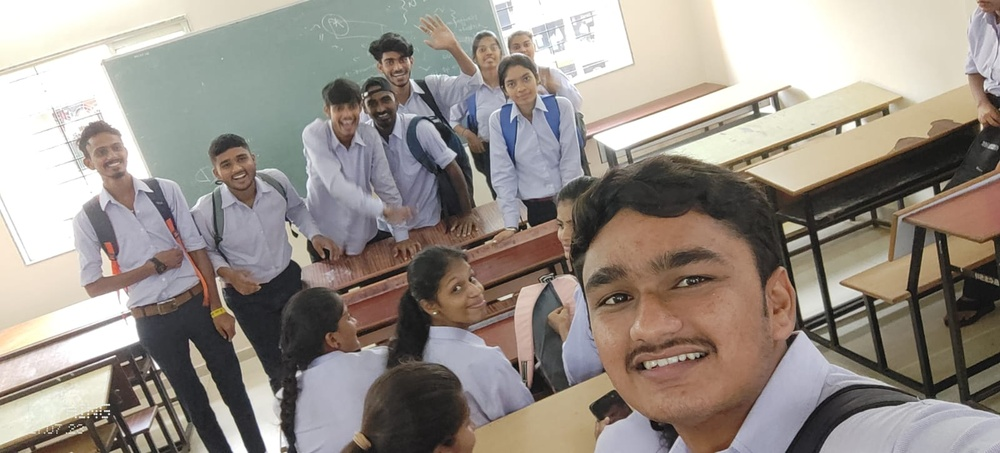
#> input picture OpenCv/image/5.jpg, 1000 x 453 px, shrunk from 1600 x 725 before the run
$ python face_1.py
#> lines starting #> are read from the running program, lines starting #| are printed output that depends on the picture; after the words box and inside, x2 and y2 are one past the last pixel; in counts of white or black regions, pixels touching at a corner belong together
import cv2


img = cv2.imread('image/5.jpg')
#> img is the input picture: shape (453, 1000, 3); mean B, G, R 137, 144.4, 152.3

face = cv2.CascadeClassifier('haarcascade_frontalface_default.xml')

gray = cv2.cvtColor(img,cv2.COLOR_BGR2GRAY)
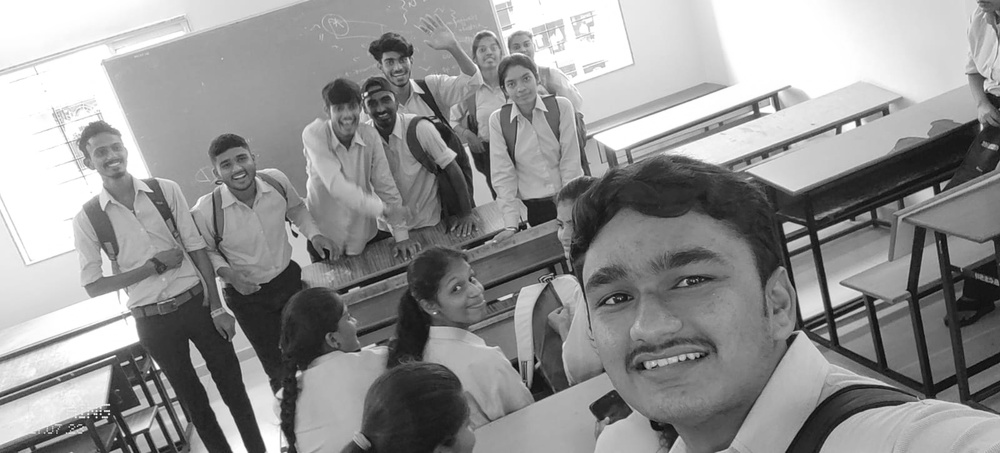
#> gray: shape (453, 1000); min 4, max 255, mean 145.9

faces = face.detectMultiScale(gray,1.1,8)
#> faces = [[558, 207, 212, 212]]
for (x,y,w,h) in faces:
    cv2.rectangle(img,(x,y),(x+w,y+h),(255,0,0),2)
#> this loop made 1 pass
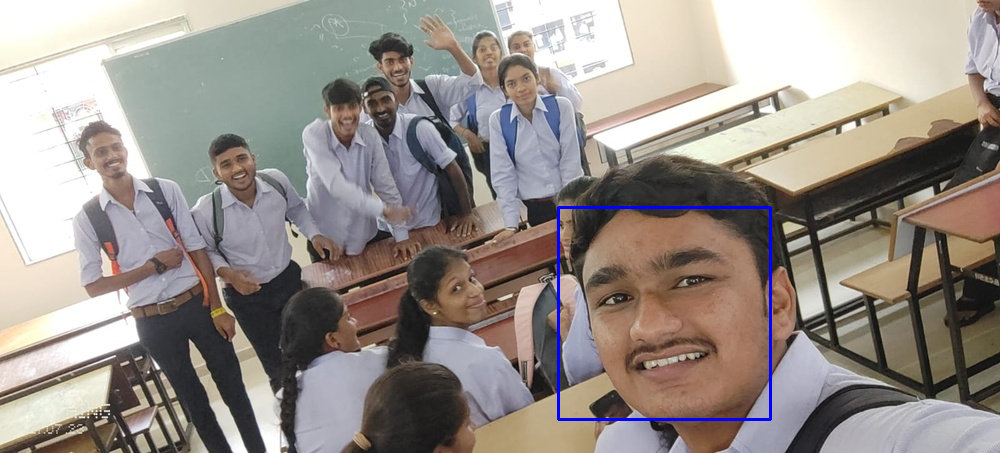
#> img: shape (453, 1000, 3); 0.56% of pixels changed, all inside (x1, y1, x2, y2) = (557, 206, 772, 421)
cv2.imshow('img',img)
cv2.waitKey()

$ run again, with OpenCv/image/1.jpg copied over OpenCv/image/5.jpg
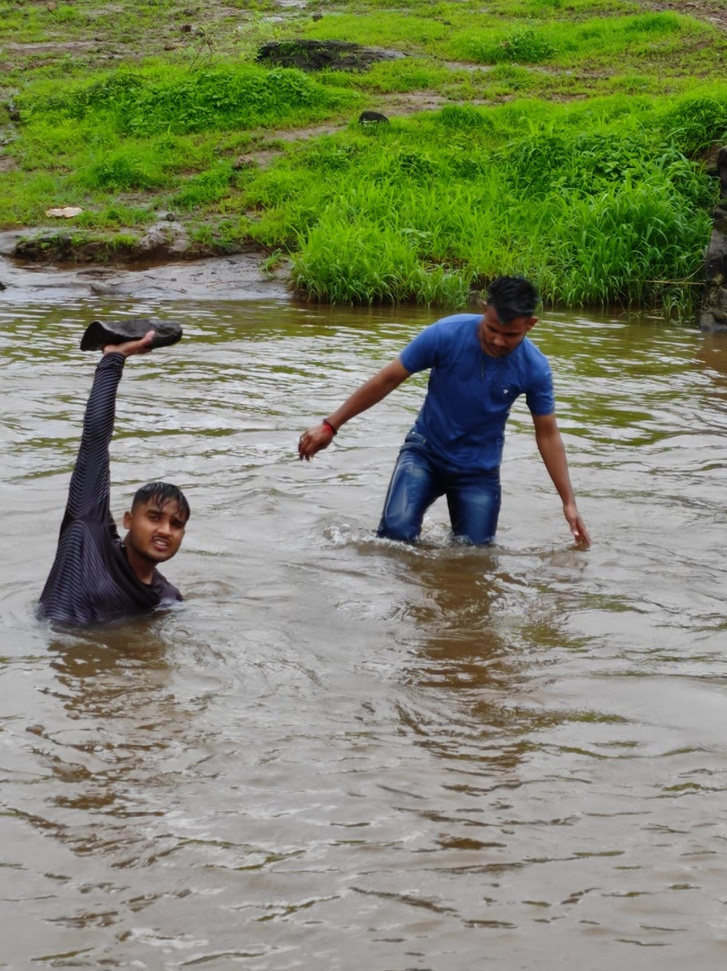
#> input picture OpenCv/image/1.jpg, 727 x 971 px, shrunk from 1197 x 1600 before the run
#> img is the input picture: shape (971, 727, 3); mean B, G, R 105.2, 134.1, 126.7
#> `gray = cv2.cvtColor(img,cv2.COLOR_BGR2GRAY)`:
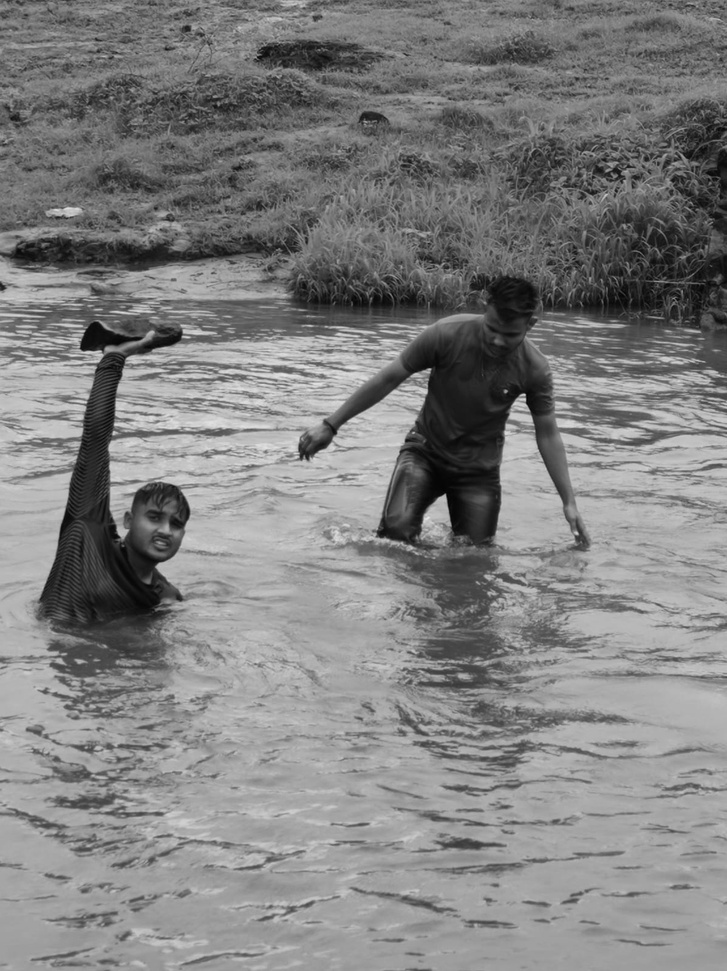
#> gray: shape (971, 727); min 0, max 229, mean 128.6
#> faces = [[131, 495, 63, 63]]
#> the loop `for (x,y,w,h) in faces:` made 1 pass
#> after the loop `for (x,y,w,h) in faces:`:
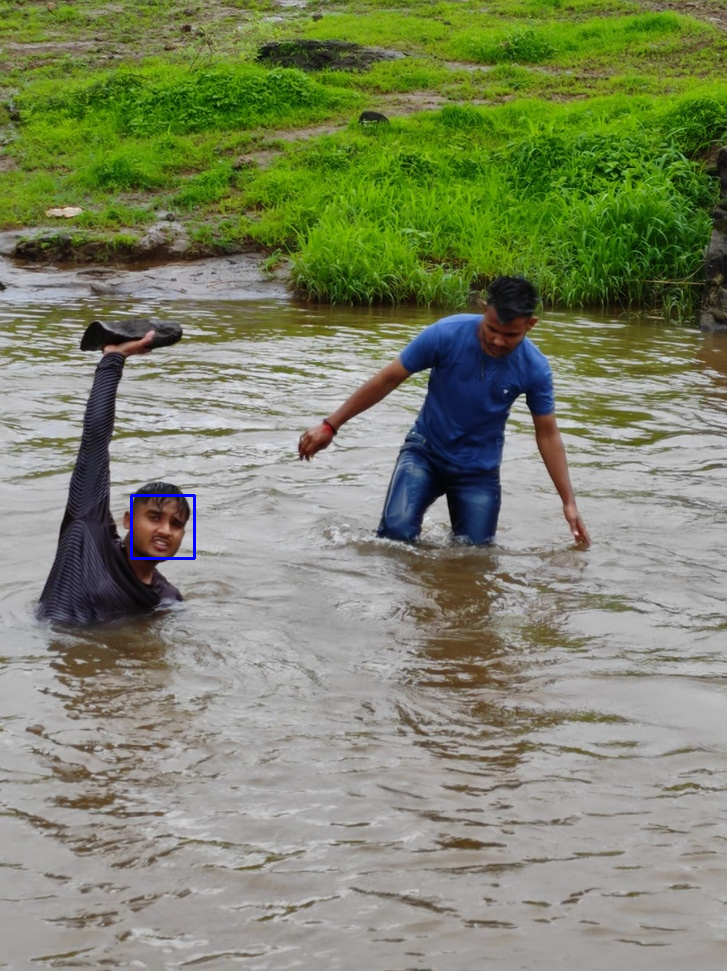
#> img: shape (971, 727, 3); 0.11% of pixels changed, all inside (x1, y1, x2, y2) = (130, 494, 196, 560)

$ run again, with OpenCv/image/2.jpg copied over OpenCv/image/5.jpg
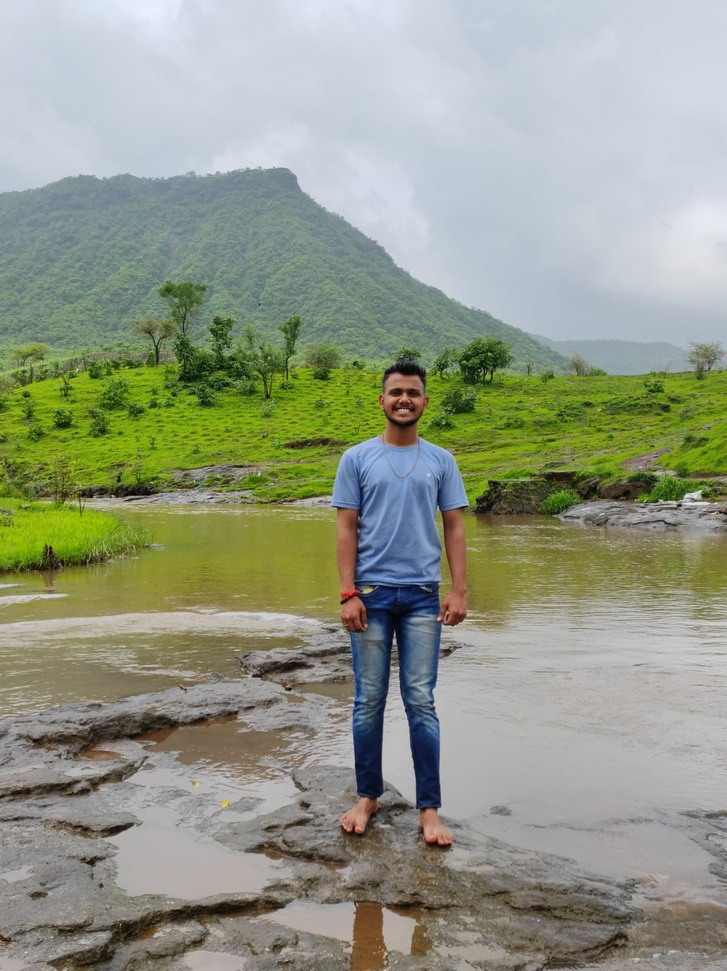
#> input picture OpenCv/image/2.jpg, 727 x 971 px, shrunk from 1197 x 1600 before the run
#> img is the input picture: shape (971, 727, 3); mean B, G, R 135.1, 153, 147
#> `gray = cv2.cvtColor(img,cv2.COLOR_BGR2GRAY)`:
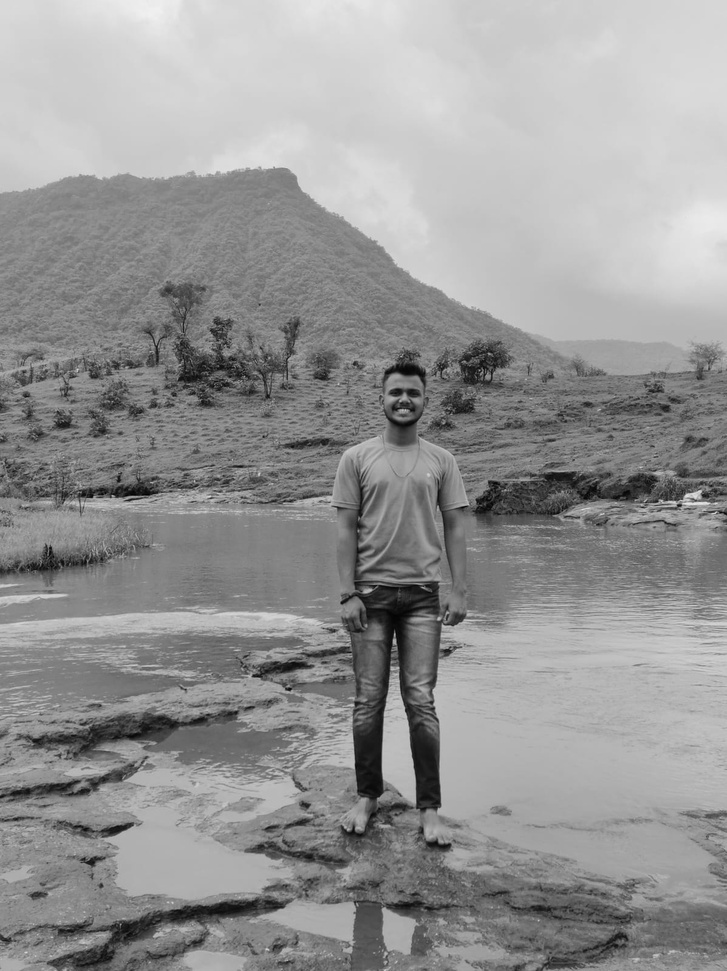
#> gray: shape (971, 727); min 0, max 240, mean 149.2
#> faces = [[380, 374, 49, 49]]
#> the loop `for (x,y,w,h) in faces:` made 1 pass
#> after the loop `for (x,y,w,h) in faces:`:
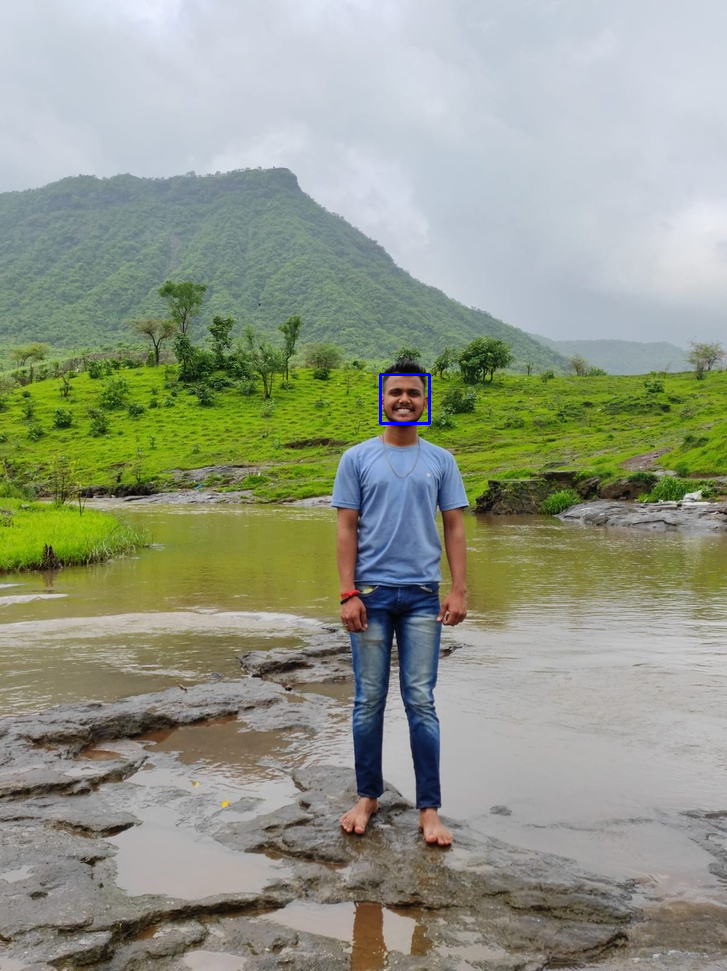
#> img: shape (971, 727, 3); 0.08% of pixels changed, all inside (x1, y1, x2, y2) = (379, 373, 431, 425)

$ run again, with OpenCv/image/4.jpg copied over OpenCv/image/5.jpg
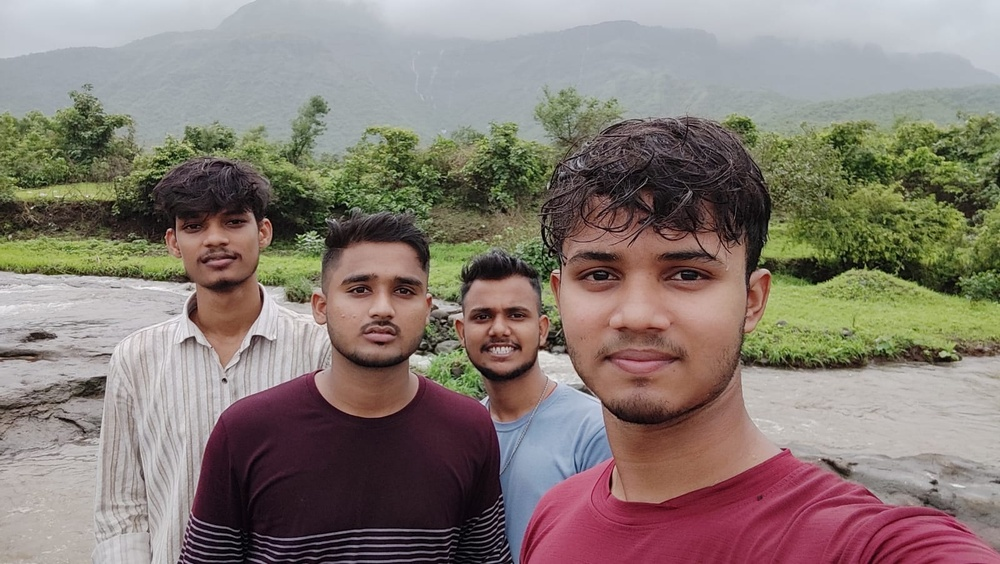
#> input picture OpenCv/image/4.jpg, 1000 x 564 px, shrunk from 1600 x 902 before the run
#> img is the input picture: shape (564, 1000, 3); mean B, G, R 115.2, 122.7, 134.1
#> `gray = cv2.cvtColor(img,cv2.COLOR_BGR2GRAY)`:
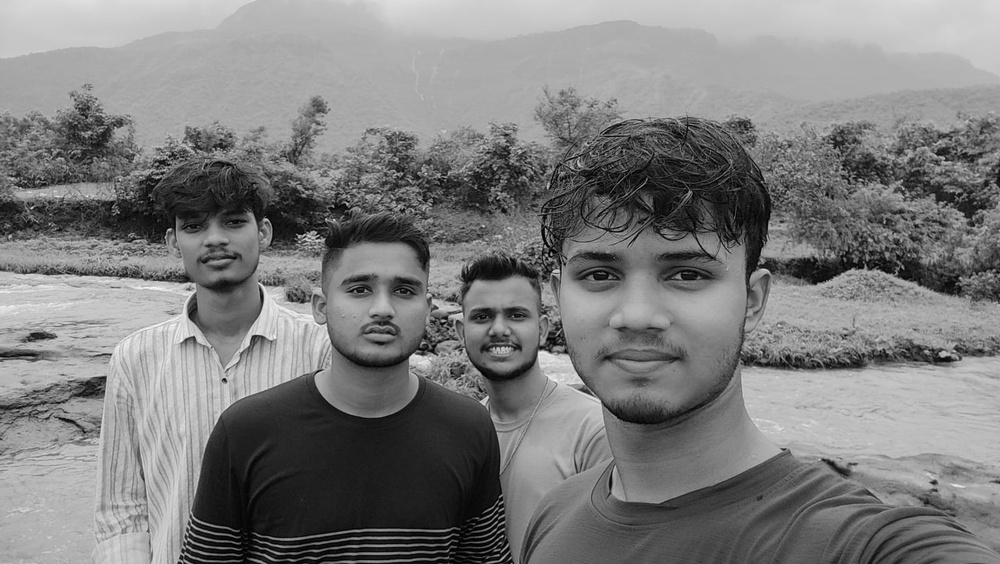
#> gray: shape (564, 1000); min 0, max 250, mean 125.3
#> faces = [[457, 283, 85, 85], [167, 189, 94, 94], [320, 242, 123, 123], [533, 188, 222, 222]]
#> the loop `for (x,y,w,h) in faces:` made 4 passes
#> after the loop `for (x,y,w,h) in faces:`:
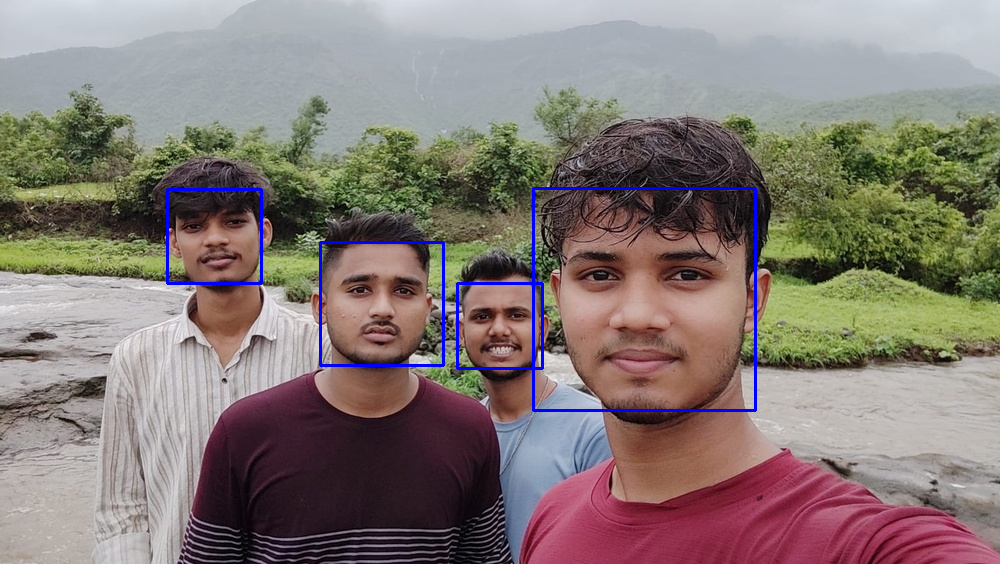
#> img: shape (564, 1000, 3); 1.11% of pixels changed, all inside (x1, y1, x2, y2) = (166, 187, 757, 412)
